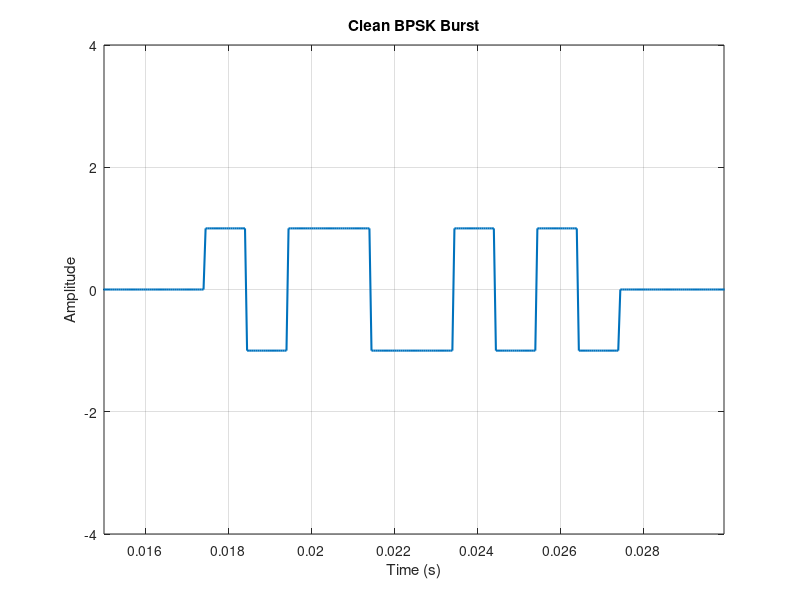
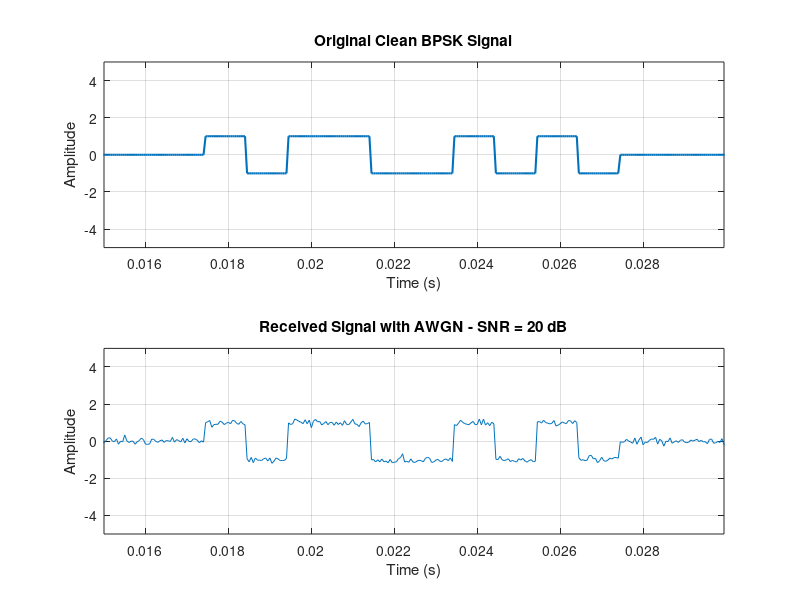

Reproduce these figures in MATLAB, in order. (Note: this script raises an error after producing the figures.)
%% Experiment 03 - Clear AWGN comparison using separate figures

clear;
clc;
close all;


%% Results folder

projectRoot = fileparts(fileparts(mfilename('fullpath')));
resultsDir = fullfile(projectRoot, 'results', 'matlab');

if ~exist(resultsDir, 'dir')
    mkdir(resultsDir);
end
%% 1. System settings

Fs = 20000;
Rs = 1000;

samplesPerSymbol = Fs / Rs;

%% 2. Information bits

bits = [1 0 1 1 0 0 1 0 1 0];

%% 3. BPSK mapping

symbols = 2*bits - 1;

%% 4. Create sampled BPSK burst

burst = repelem(symbols, samplesPerSymbol);

%% 5. Create observation frame

frameLength = 1000;

txFrame = zeros(1, frameLength);

burstStart = 350;

burstEnd = burstStart + length(burst) - 1;

txFrame(burstStart:burstEnd) = burst;

%% 6. Signal power

signalPower = mean(burst.^2);

%% 7. SNR values

SNR_values = [20 10 0 -5];

%% 8. Generate one reference noise waveform

baseNoise = randn(size(txFrame));

%% 9. Time axis

t = (0:frameLength-1) / Fs;

%% 10. Time range around the burst

zoomStart = (burstStart - 50) / Fs;
zoomEnd   = (burstEnd + 50) / Fs;

%% 11. Plot clean signal in its own window

figure;

plot(t, txFrame, 'LineWidth', 1.5);

title('Clean BPSK Burst');
xlabel('Time (s)');
ylabel('Amplitude');

grid on;

xlim([zoomStart zoomEnd]);
ylim([-4 4]);

%% 12. Generate separate figure for every SNR

for k = 1:length(SNR_values)

    SNR_dB = SNR_values(k);

    noisePower = signalPower / (10^(SNR_dB/10));
    noise = sqrt(noisePower) * baseNoise;

    rxFrame = txFrame + noise;

    fig = figure;

    % Clean signal
    subplot(2,1,1);
    plot(t, txFrame, 'LineWidth', 1.5);
    title('Original Clean BPSK Signal');
    xlabel('Time (s)');
    ylabel('Amplitude');
    grid on;
    xlim([zoomStart zoomEnd]);
    ylim([-5 5]);

    % Noisy received signal
    subplot(2,1,2);
    plot(t, rxFrame);
    title(['Received Signal with AWGN - SNR = ' ...
        num2str(SNR_dB) ' dB']);
    xlabel('Time (s)');
    ylabel('Amplitude');
    grid on;
    xlim([zoomStart zoomEnd]);
    ylim([-5 5]);


    %% Hide axes toolbar before export

    allAxes = findall(fig, 'Type', 'axes');

    for ax = allAxes'
        ax.Toolbar.Visible = 'off';
    end

    drawnow;
    
    filename = sprintf( ...
        '03_awgn_snr_%+ddB.png', ...
        SNR_dB);

    exportgraphics( ...
        fig, ...
        fullfile(resultsDir, filename), ...
        'Resolution', 300);

end
